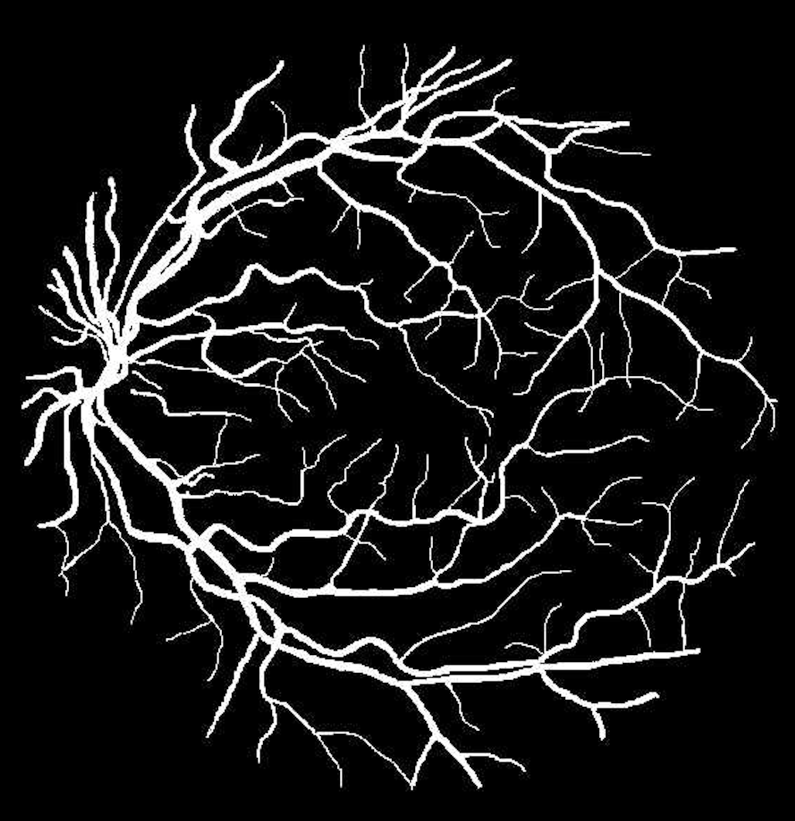
#> input picture vessel.png, 1590 x 1642 px (shown at 1/2 size)
$ python version3.py
#> lines starting #> are read from the running program, lines starting #| are printed output that depends on the picture; after the words box and inside, x2 and y2 are one past the last pixel; in counts of white or black regions, pixels touching at a corner belong together
"""
Uses recursive function to expand the maximum distance in a direction
Optimized codes
Uses image as visited sets

"""

import cv2
import copy
import numpy as np

vessel = cv2.imread("vessel.png")
#> vessel is the input picture: shape (1642, 1590, 3); mean B, G, R 26.7, 26.7, 26.7
paint = vessel.copy()

print(paint.shape)
#| (1642, 1590, 3)

map = vessel[:,:,0]
visited = np.zeros_like(map)
ret,map=cv2.threshold(map,100,255,cv2.THRESH_BINARY)
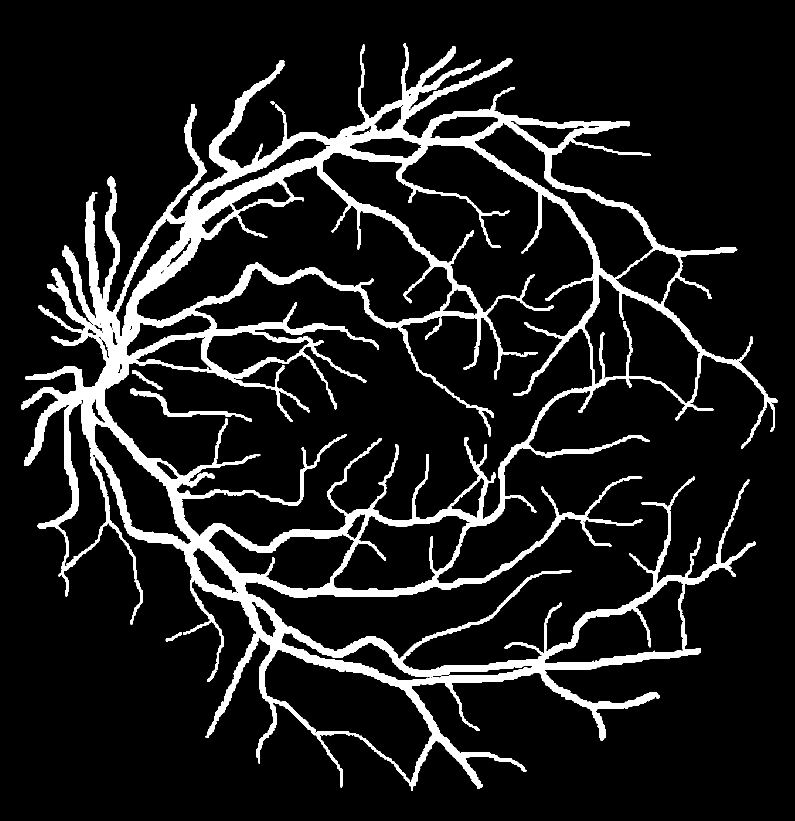
#> map: shape (1642, 1590) (shown at 1/2 size); 11.1% white; 9 white regions (1 under 20 px), largest, box (x1, y1, x2, y2) and area: (43, 86, 1556, 1581) 286029, (261, 777, 503, 844) 2012, (261, 1160, 285, 1250) 481

# [8 lines of commented-out code are left out]

init_point = (700, 230)
print(init_point)
cv2.circle(paint, (init_point[1],init_point[0]), 6, (0,0,255), -1)
#> paint: shape (1642, 1590, 3); under 0.01% of pixels changed, all inside (x1, y1, x2, y2) = (224, 694, 237, 707)
# cv2.imshow("vessel", paint)
# cv2.waitKey(0)


def distance(x1,y1,x2,y2):
    return (x1-x2)**2 + (y1-y2)**2


# 1. Generate octagon centered on the initial point
def octagon(center, radius):
    """
    Generate octagon centered on the initial point
    :param center: point in the i-th row and j-th column
    :param radius:
    :return: a list of points in the octagon margin
    """
#> called with center = (700, 230), radius = 15
    ci, cj = center[0], center[1]
    r = radius
    points = []

    i = int(ci - r)
    j = int(cj - r/2.0)
    while j > cj - r:
        points.append((i,j))
        i += 1
        j -= 1
    while i < ci + r/2.0:
        points.append((i,j))
        i += 1
    while j < cj - r/2.0:
        points.append((i,j))
        i += 1
        j += 1
    while j < cj + r/2.0:
        points.append((i,j))
        j += 1
    while j < cj + r:
        points.append((i,j))
        i -= 1
        j += 1
    while i > ci - r/2.0:
        points.append((i,j))
        i -= 1
    while j > cj + r/2.0:
        points.append((i,j))
        i -= 1
        j -= 1
    while j > cj - r/2.0:
        points.append((i,j))
        j -= 1
    return points

# 2. Detect the center point of each trajectory on the margin, and get the directions of each trajectory
def get_directions(img, margin, visited):
    state_count = []

    for i in range(len(margin)):
        if img[margin[i][0]][margin[i][1]] > 0 and visited[margin[i][0]][margin[i][1]] == 0:
            state = 1 # has trajectory
        else:
            state = 0
        if len(state_count) == 0:
            state_count.append([state, i, 1]) # state is 1 and count is 1, with continuous state starting from index i
        else:
            if state_count[-1][0] == state: # if the state is the same as previous one, count++
                state_count[-1][2] += 1
            else:
                state_count.append([state, i, 1])
#> after the loop, state_count = [[1, 0, 10], [0, 10, 2], [1, 12, 3], [0, 15, 9], [1, 24, 59], [0, 83, 7], [1, 90, 3]]
    continuous_state_middle_indices = set()
    for i in range(1, len(state_count)):
        [state, index, length] = state_count[i]
        if state == 1:
            continuous_state_middle_indices.add(index+length//2)
#> this loop made 6 passes
#> after the loop, continuous_state_middle_indices = 3 items
    if state_count[0][0] == state_count[-1][0] == 1:
        [state, index, length] = state_count[-1]
        length += state_count[0][2]
#> length = 13
        mid_index = (index+length//2)%len(margin)
#> mid_index = 3
        continuous_state_middle_indices.add(mid_index)
    else:
        [state, index, length] = state_count[0]
        if state == 1:
            continuous_state_middle_indices.add(index+length//2)
        [state, index, length] = state_count[-1]
        if state == 1:
            continuous_state_middle_indices.add(index+length//2)
    return sorted(list(continuous_state_middle_indices))

def set_visited(visited, center, margin):
    left_points = margin[:len(margin)//3+1]
    for l in left_points:
        i = l[0]
        for j in range(l[1],l[1]+(center[1]-l[1])*2):
            visited[i][j] = 255
            # paint[i][j][2] = 255
    return visited


# ?. Determine the unique connected area that contains this center point in the octagon
# [41 lines left out: function connected_area, not called in this run]


init_point = (700, 230)

wait_list = [init_point]
while len(wait_list) > 0:
    point = wait_list[0]
    margin = octagon(center= point, radius= 15)
    # for i in range(len(margin)):
    #     cv2.circle(paint, (margin[i][1], margin[i][0]), 2, (255, 0, 0), 1)
    # print(connected_area(map, (700,230), margin))
    directions = get_directions(map, margin, visited)
#> directions = [3, 13, 53, 91]
    for d in directions:
        [i,j] = margin[d][0], margin[d][1]
        cv2.line(paint, (point[1],point[0]), (j, i), (0, 255, 0), 3)
#> this loop made 4 passes
#> (d, i, j) on passes 1 to 4: (3, 688, 219), (13, 698, 215), (53, 709, 245), (91, 684, 224)
#> paint: shape (1642, 1590, 3); mean B, G, R 26.7, 26.7, 26.7

    visited = set_visited(visited, point, margin)

    wait_list += [margin[d] for d in directions]
#> wait_list = [(700, 230), (688, 219), (698, 215), (709, 245), (684, 224)]
    # print(wait_list)
    wait_list.pop(0)

    cv2.imshow("vessel", paint)
    cv2.waitKey(0)
